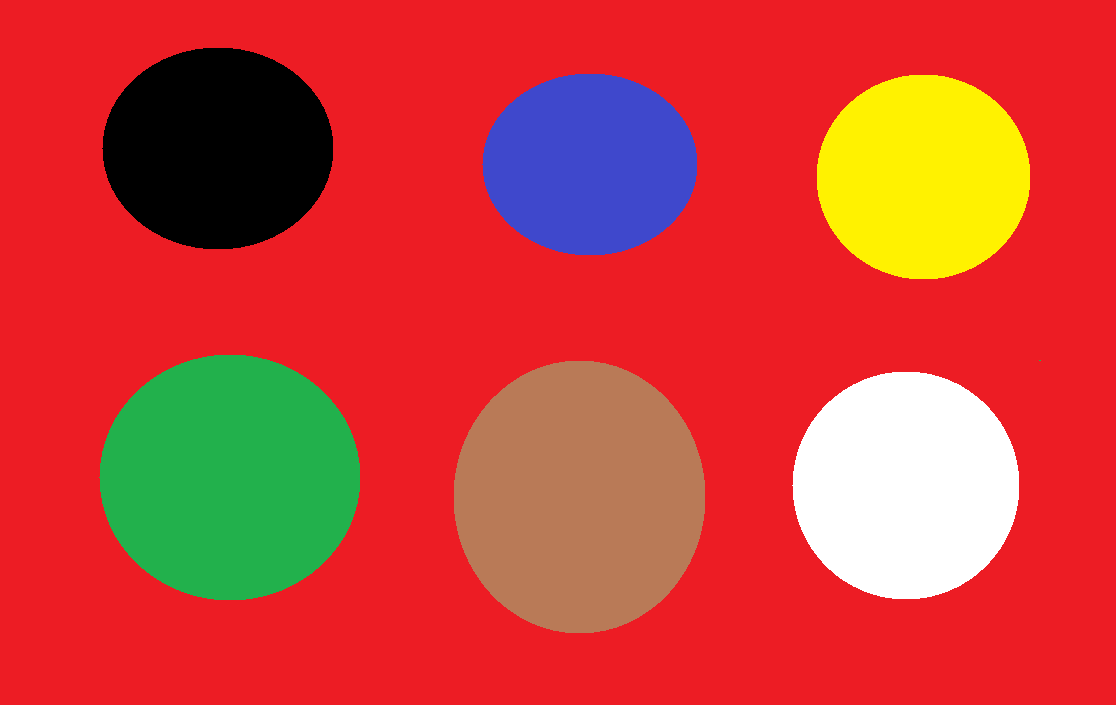
#> input picture Kodlar/images/renkler.png, 1116 x 705 px
$ python inrange.py
#> lines starting #> are read from the running program, lines starting #| are printed output that depends on the picture; after the words box and inside, x2 and y2 are one past the last pixel; in counts of white or black regions, pixels touching at a corner belong together
import cv2
import numpy as np

image = cv2.imread('../images/renkler.png')
#> image is the input picture: shape (705, 1116, 3); mean B, G, R 56.7, 65.5, 204.4

print("image dimensions: {}".format(image.shape))
#| image dimensions: (705, 1116, 3)

# lower = (0, 150, 0) # b, g ve r değeleri
# upper = (255, 200, 255) # b, g ve r değeleri

# Görsel 3 kanallı olduğu için 3'er değer

# Alttaki değerleri verdiğimiz takdirde normal threshold
# Blue, Green, Red
alt_degerler = (127, 127, 127)
ust_degerler = (255, 255, 255)


result = cv2.inRange(image, alt_degerler, ust_degerler)
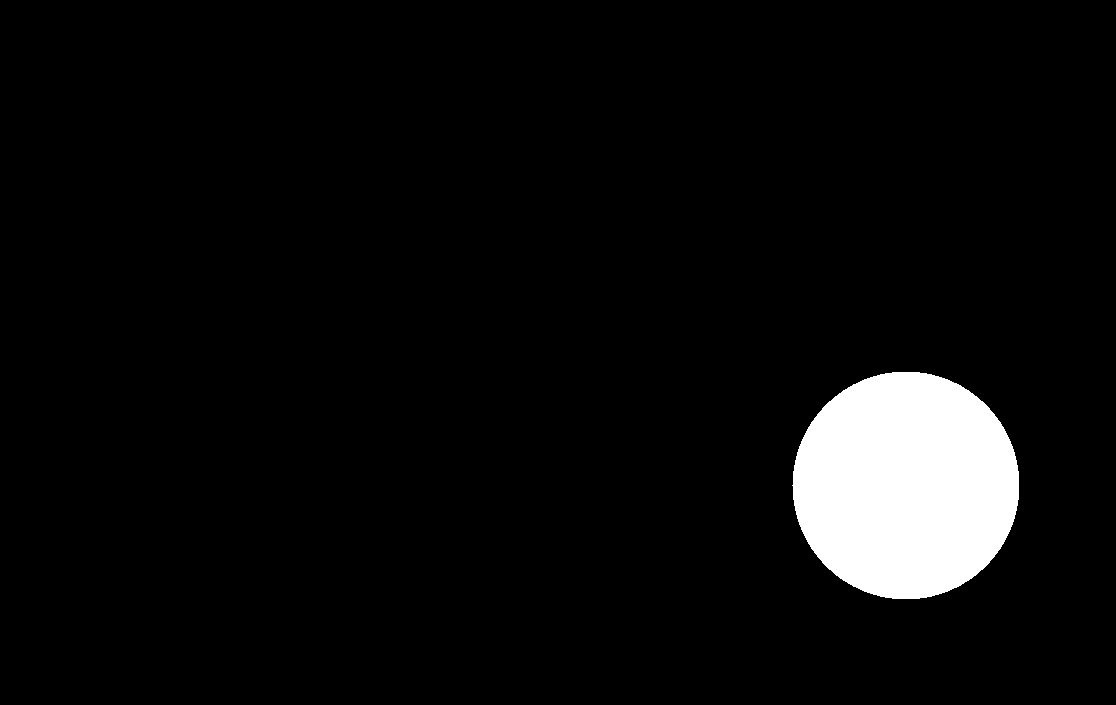
#> result: shape (705, 1116); 5.2% white; 1 white region, box (x1, y1, x2, y2) and area: (792, 372, 1019, 599) 40571
print("result dimensions: {}".format(result.shape))
#| result dimensions: (705, 1116)

cv2.namedWindow("result", cv2.WINDOW_FREERATIO)
cv2.namedWindow("ORIGINAL", cv2.WINDOW_FREERATIO)
cv2.imshow("result", result)
cv2.imshow('ORIGINAL', image)

cv2.waitKey()

# Blue, Green, Red
alt_degerler2 = (  0,    0,   0)
ust_degerler2 = (255,  100, 100)


result2 = cv2.inRange(image, alt_degerler2, ust_degerler2)
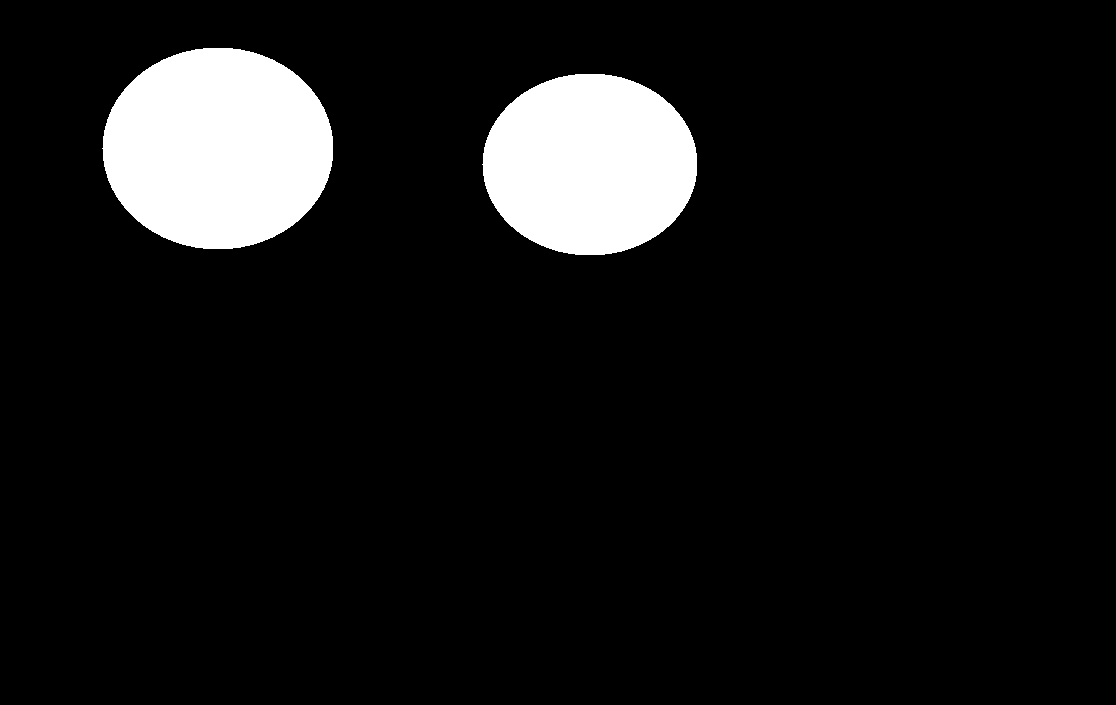
#> result2: shape (705, 1116); 8.5% white; 2 white regions, box (x1, y1, x2, y2) and area: (102, 48, 333, 249) 36569, (482, 74, 697, 255) 30675
print("result2 dimensions: {}".format(result2.shape))
#| result2 dimensions: (705, 1116)

cv2.namedWindow("result2", cv2.WINDOW_FREERATIO)
cv2.imshow("result2", result2)


cv2.waitKey()
cv2.destroyAllWindows()
